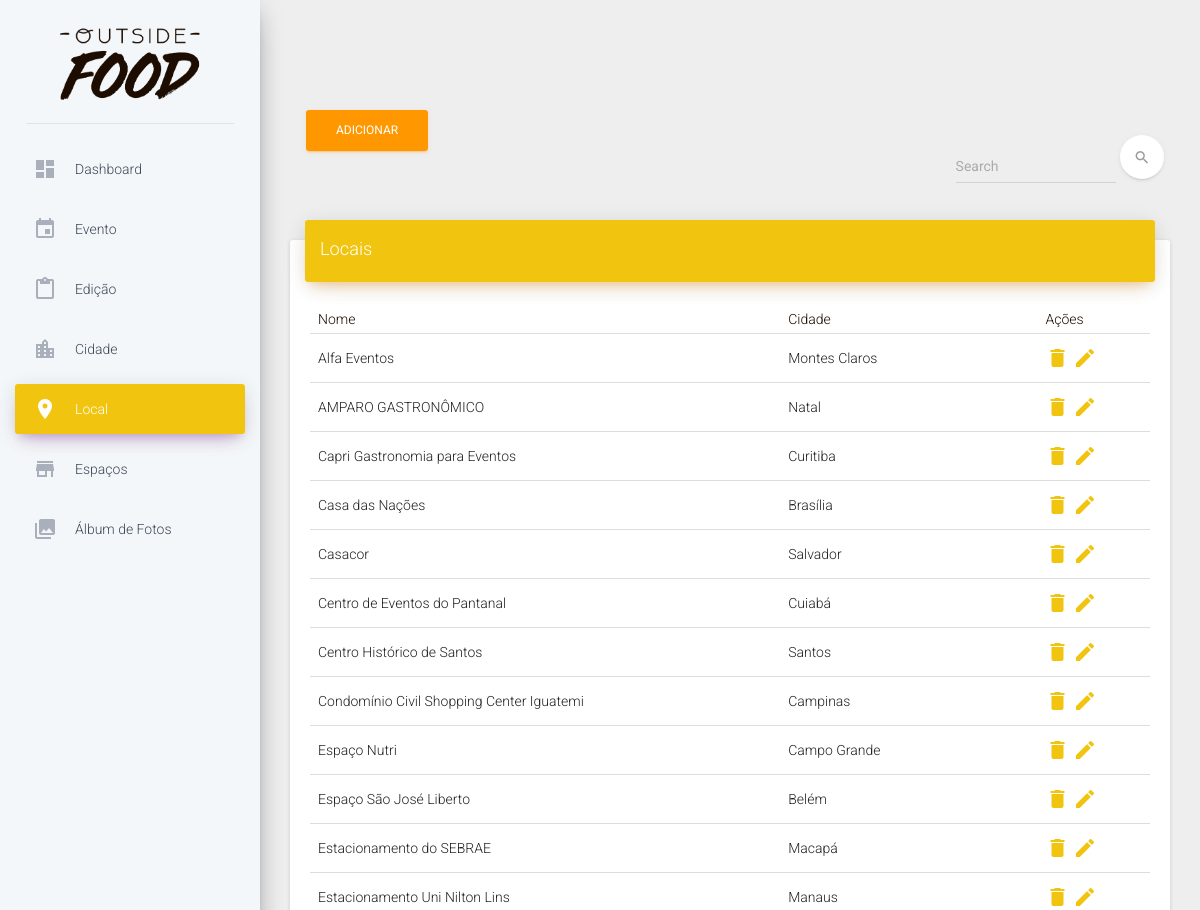
The app's page /SistemaOutsideFood/local.php (upper part), older data.
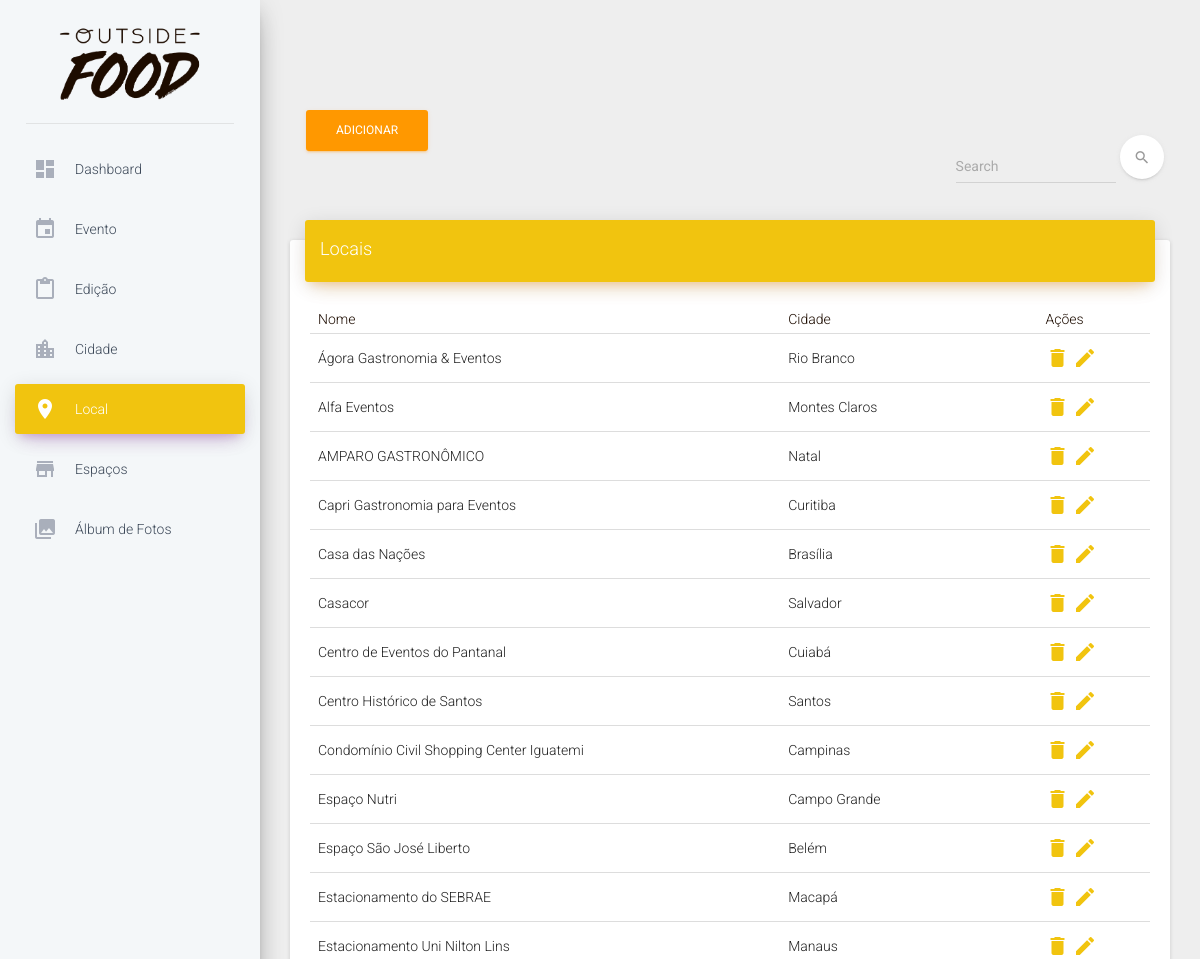
The same page, newer data.
### tables this page shows
CREATE TABLE `locais` (
  `id` int(10) UNSIGNED NOT NULL,
  `nome` varchar(45) NOT NULL,
  `cidades_id` int(10) UNSIGNED NOT NULL
);

CREATE TABLE `cidades` (
  `id` int(10) UNSIGNED NOT NULL,
  `nome` varchar(45) NOT NULL
);

### SistemaOutsideFood/assets/php/classes/classLocais.php (called while the page is built, shortened)
<?php
class Locais{
	public function __construct() {
		$database = new Database();
		$dbSet = $database->dbSet();
		$this->conn = $dbSet;
	}
	public function index(){
		$stmt = $this->conn->prepare("SELECT * FROM `locais` WHERE 1 ORDER BY `nome`");
		$stmt->execute();
		return $stmt;
	}
}
?>

### SistemaOutsideFood/assets/php/classes/classCidades.php (called while the page is built, shortened)
<?php
class Cidades{
	public function __construct() {
		$database = new Database();
		$dbSet = $database->dbSet();
		$this->conn = $dbSet;
	}
	public function index(){
		$stmt = $this->conn->prepare("SELECT * FROM `cidades` WHERE 1 ORDER BY `nome`");
		$stmt->execute();
		return $stmt;
	}
}
?>

### SistemaOutsideFood/local.php (the view, shortened to what this page needs)
<?php
require_once 'headeradmin.php';
require_once 'assets/php/classes/classLocais.php';
require_once 'assets/php/classes/classCidades.php';
$locais = New Locais();
$cidades = New Cidades();
?>
<div class="content">
   <div class="container-fluid">
    <div class="collapse navbar-collapse">
        <a href="./adicionarlocal.php">
          <button type="button" class="btn btn-warning">Adicionar</button>
      </a>
      <form class="navbar-form navbar-right" role="search">
        <div class="form-group  is-empty">
            <input type="text" class="form-control" placeholder="Search">
        </div>
        <button type="submit" class="btn btn-white btn-round btn-just-icon">
            <i class="material-icons">search</i>
            <div class="ripple-container"></div>
        </button>
    </form>
</div>
</div>
<div class="container-fluid">
    <div class="row">
        <div class="col-md-12">
            <div class="card">
                <div class="card-header" data-background-color="orange">
                    <h4 class="title">Locais</h4>
                </div>
                <div class="card-content table-responsive">
                    <table class="table">
                        <thead class="text-primary">
                            <th>Nome</th>
                            <th>Cidade</th>
                            <th class="actions">Ações</th>
                        </thead>
                        <tbody>
                            <?php
                            $todosLocais = $locais->index();
                            while($row = $todosLocais->fetch(PDO::FETCH_OBJ)){
                                ?>
                                <tr>
                                    <td class="nome"><?php echo $row->nome; ?></td>
                                    <?php
                                    $todasCidades = $cidades->index();
                                    while($rowCidade = $todasCidades->fetch(PDO::FETCH_OBJ)){
                                     if($rowCidade->id == $row->cidades_id){ ?>
                                     <td class="cidade"><?php echo $rowCidade->nome; ?></td>
                                     <?php } } ?>
                                     <td class="actions">
                                      <a href="" data-toggle="modal" data-target="#exampleModal<?php echo $row->id ?>" ><i class="material-icons">delete</i></a>
                                      <a href="./editarlocal.php"><i class="material-icons">mode_edit</i></a>
                                  </td>
                              </tr>
                              <?php
                          }
                          ?>
                      </tbody>
                  </table>
              </div>
          </div>
      </div>
  </div>
</div>
</div>
<?php
require_once 'footer.php';
?>

### SistemaOutsideFood/headeradmin.php (shortened to what this page needs)
<!doctype html>
<html lang="pt-BR">
<head>
    <link href="assets/css/bootstrap.min.css" rel="stylesheet" />
    <link href="assets/css/material-dashboard.css?v=1.2.0" rel="stylesheet" />
    <link href="assets/css/demo.css" rel="stylesheet" />
    <link href="http://maxcdn.bootstrapcdn.com/font-awesome/latest/css/font-awesome.min.css" rel="stylesheet">
</head>
<body>
    <div class="wrapper">
        <div class="sidebar" data-color="purple" data-image="assets/img/sidebar-1.jpg">
            <div class="logo">
                <a href="http://www.creative-tim.com" class="simple-text">
                <img class="logo1" src="assets/img/oft1.png">
                </a>
            </div>
            <div class="sidebar-wrapper">
                <ul class="nav">
                    <li id="dashboard">
                        <a href="dashboard.html">
                            <i class="material-icons">dashboard</i>
                            <p>Dashboard</p>
                        </a>
                    </li>
                    <li id="eventos">
                        <a href="./evento.php">
                            <i class="material-icons">event</i>
                            <p>Evento</p>
                        </a>
                    </li>
                    <li id="edicao">
                        <a href="./edicao.php">
                            <i class="material-icons">content_paste</i>
                            <p>Edição</p>
                        </a>
                    </li>
                    <li id="cidade">
                        <a href="./cidade.php">
                            <i class="material-icons">location_city</i>
                            <p>Cidade</p>
                        </a>
                    </li>
                    <li id="local">
                        <a href="./local.php">
                            <i class="material-icons">location_on</i>
                            <p>Local</p>
                        </a>
                    </li>
                    <li id="espaco">
                        <a href="./espaco.php">
                            <i class="material-icons">store</i>
                            <p>Espaços</p>
                        </a>
                    </li>
                    <li id="album">
                        <a href="./maps.html">
                            <i class="material-icons">photo_library</i>
                            <p>Álbum de Fotos</p>
                        </a>
                    </li>
                </ul>
            </div>
        </div>
        <div class="main-panel">

### SistemaOutsideFood/footer.php (shortened to what this page needs)
     </div>
</body>
</html>

Row changes from the older to the newer data that the page shows:
added locais: nome "Ágora Gastronomia & Eventos"
now on this page (row unchanged): cidades: nome "Rio Branco", shown under "Ágora Gastronomia & Eventos"
